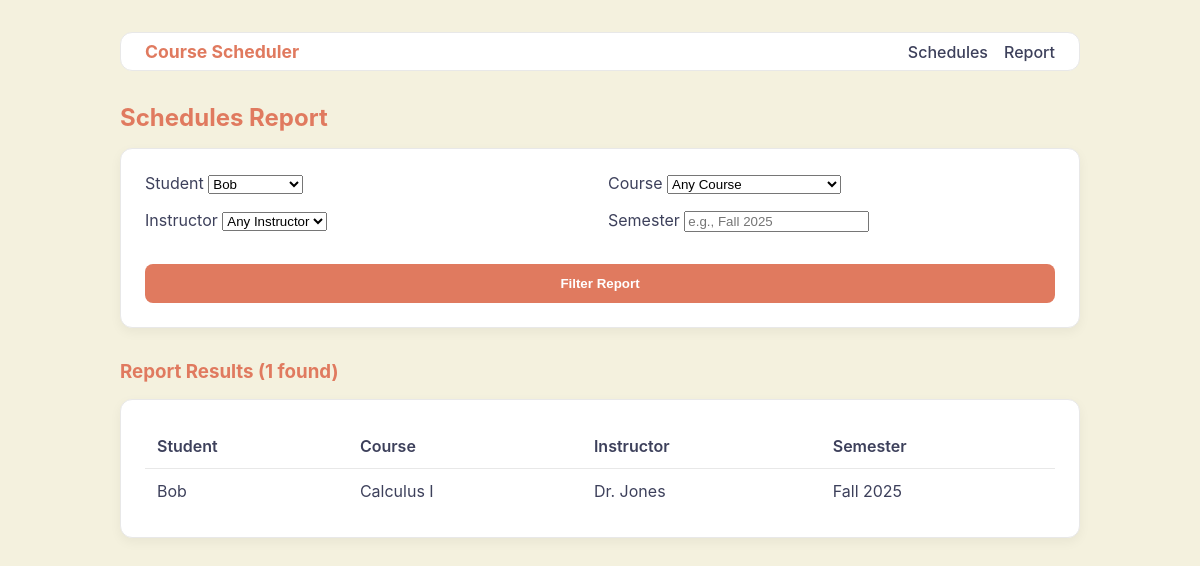
Page /report?student_id=2 on the committed database.
### tables this page shows
CREATE TABLE schedules (
  schedule_id INTEGER PRIMARY KEY AUTOINCREMENT,
  student_id INTEGER NOT NULL,
  course_id INTEGER NOT NULL,
  semester TEXT NOT NULL, -- e.g., "Fall 2025"
  FOREIGN KEY (student_id) REFERENCES students(student_id) ON DELETE CASCADE,
  FOREIGN KEY (course_id) REFERENCES courses(course_id) ON DELETE CASCADE
);

CREATE TABLE students (
  student_id INTEGER PRIMARY KEY AUTOINCREMENT,
  name TEXT NOT NULL,
  major TEXT NOT NULL
);

CREATE TABLE courses (
  course_id INTEGER PRIMARY KEY AUTOINCREMENT,
  title TEXT NOT NULL,
  instructor_id INTEGER,
  FOREIGN KEY (instructor_id) REFERENCES instructors(instructor_id)
);

CREATE TABLE instructors (
  instructor_id INTEGER PRIMARY KEY AUTOINCREMENT,
  name TEXT NOT NULL,
  department TEXT NOT NULL
);

### app.py (the view)
@app.route("/report", methods=["GET"])
def report():
    conn = get_db()
    students = conn.execute("SELECT student_id, name FROM students ORDER BY name").fetchall()
    courses = conn.execute("SELECT course_id, title FROM courses ORDER BY title").fetchall()
    instructors = conn.execute("SELECT instructor_id, name FROM instructors ORDER BY name").fetchall()
    filters = {
        "student_id": request.args.get("student_id", type=int),
        "course_id": request.args.get("course_id", type=int),
        "instructor_id": request.args.get("instructor_id", type=int),
        "semester": request.args.get("semester")
    }
    sql = """
        SELECT st.name as student_name, c.title as course_title, i.name as instructor_name, s.semester
        FROM schedules s
        JOIN students st ON s.student_id = st.student_id
        JOIN courses c ON s.course_id = c.course_id
        LEFT JOIN instructors i ON c.instructor_id = i.instructor_id
        WHERE 1=1
    """
    params = []
    if filters["student_id"]:
        sql += " AND s.student_id = ?"
        params.append(filters["student_id"])
    if filters["course_id"]:
        sql += " AND s.course_id = ?"
        params.append(filters["course_id"])
    if filters["instructor_id"]:
        sql += " AND c.instructor_id = ?"
        params.append(filters["instructor_id"])
    if filters["semester"]:
        sql += " AND s.semester = ?"
        params.append(filters["semester"])
    sql += " ORDER BY st.name, s.semester"
    report_rows = conn.execute(sql, params).fetchall()
    return render_template(
        "report.html",
        students=students,
        courses=courses,
        instructors=instructors, # NEW
        rows=report_rows,
        filters=filters
    )

### app.py (called while the page is built)
def get_db():
    conn = sqlite3.connect(DB_PATH, isolation_level=None)
    conn.row_factory = sqlite3.Row
    return conn

### templates/report.html (shortened to what this page needs)
{% extends "base.html" %}
{% block content %}
  <h2>Schedules Report</h2>
  <div class="content-card">
    <form method="get" class="filter-form">
      <div class="form-grid">
        <label>Student
          <select name="student_id">
            {% for s in students %}
              <option value="{{ s.student_id }}" {% if filters.student_id == s.student_id %}selected{% endif %}>
                {{ s.name }}
              </option>
            {% endfor %}
          </select>
        </label>
        <label>Course
          <select name="course_id">
            <option value="">Any Course</option>
          </select>
        </label>
        <label>Instructor
          <select name="instructor_id">
            <option value="">Any Instructor</option>
          </select>
        </label>
        <label>Semester
          <input name="semester" placeholder="e.g., Fall 2025" value="{{ filters.semester or '' }}">
        </label>
      </div>
      <button type="submit">Filter Report</button>
    </form>
  </div>
  <h3>Report Results ({{ rows|length }} found)</h3>
  <div class="content-card">
    <table>
      <thead>
        <tr><th>Student</th><th>Course</th><th>Instructor</th><th>Semester</th></tr>
      </thead>
      <tbody>
        {% for row in rows %}
        <tr>
          <td>{{ row.student_name }}</td>
          <td>{{ row.course_title }}</td>
          <td>{{ row.instructor_name or 'N/A' }}</td>
          <td>{{ row.semester }}</td>
        </tr>
        {% else %}
        <tr><td colspan="4">No records match your filter criteria.</td></tr>
        {% endfor %}
      </tbody>
    </table>
  </div>
{% endblock %}

### static/style.css (style rules this page uses)
:root { --background-color: #f4f1de; --text-color: #3d405b; --primary-color: #e07a5f; --secondary-color: #81b29a; --accent-color: #a89bce; --card-background-color: #ffffff; --border-color: #e8e8e8; --font-family: -apple-system, BlinkMacSystemFont, 'Segoe UI', Roboto, Helvetica, Arial, sans-serif; }
body { background-color: var(--background-color); color: var(--text-color); font-family: var(--font-family); margin: 0; padding: 0; }
h2, h3 { color: var(--primary-color); margin-bottom: 1rem; }
button, input[type="submit"] { background-color: var(--primary-color); color: white; border: none; padding: 0.75rem 1.5rem; border-radius: 8px; font-weight: bold; cursor: pointer; transition: background-color 0.2s; }
.content-card { background-color: var(--card-background-color); padding: 1.5rem; border-radius: 12px; border: 1px solid var(--border-color); box-shadow: 0 4px 12px rgba(0,0,0,0.05); margin-bottom: 2rem; }
table { width: 100%; border-collapse: collapse; }
th, td { text-align: left; padding: 0.75rem; border-bottom: 1px solid var(--border-color); }
th { color: var(--text-color); font-weight: 600; }
tbody tr:last-child td { border-bottom: none; }
form { display: flex; flex-direction: column; gap: 1rem; }
.filter-form .form-grid { display: grid; grid-template-columns: repeat(2, 1fr); gap: 1rem; margin-bottom: 1rem; }

### rows in the picture
schedules: student_name "Bob", course_title "Calculus I", name "Dr. Jones", semester "Fall 2025"

### other values in the picture
{{ rows|length }} "1"
form field student_id "Bob"
